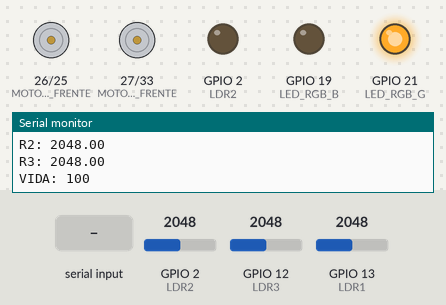
Recording of a sketch running on a simulated ESP32. Shown: motor-driver pin pairs drawn as motors (green arrow = first pin HIGH = forward, orange = second pin HIGH = backward, longer = more drive), output pins drawn as LEDs (lit = HIGH), the last lines printed to the serial monitor. Inputs (shaded band) come from the test bench; at power-on: GPIO 2 (LDR2) = 2048, GPIO 12 (LDR3) = 2048, GPIO 13 (LDR1) = 2048. Nothing arrives over Bluetooth unless stated.

Above: at 1.8 s.
1.9 s: "D" received over the second serial link
At 2.8 s:
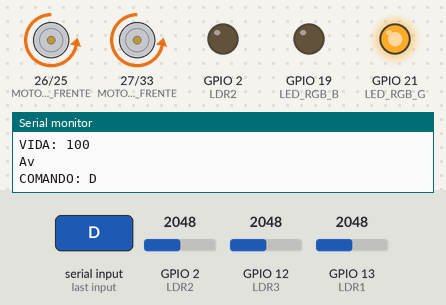
3.5 s: "U" received over the second serial link
At 4.4 s:
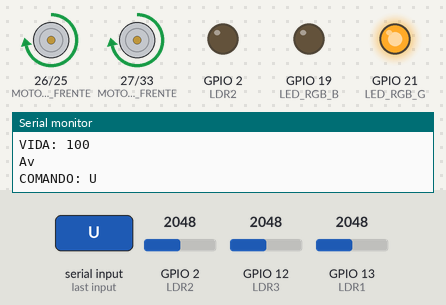
5.5 s: "L" received over the second serial link
At 6.6 s:
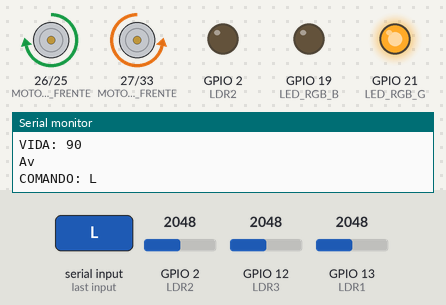
7.5 s: "R" received over the second serial link
At 10.5 s:
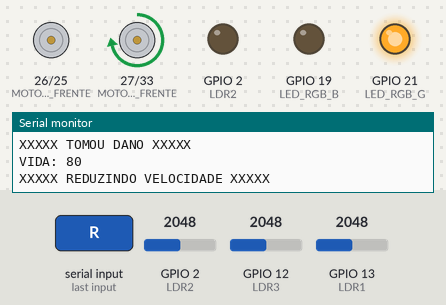
11.6 s: "X" received over the second serial link
At 15.5 s:
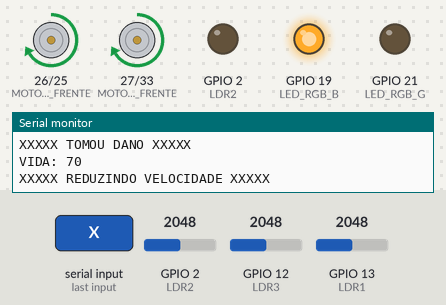
15.7 s: "D" received over the second serial link
Timing chart, 0 to 52.0 s (numbered marks = the images above; inputs shaded):
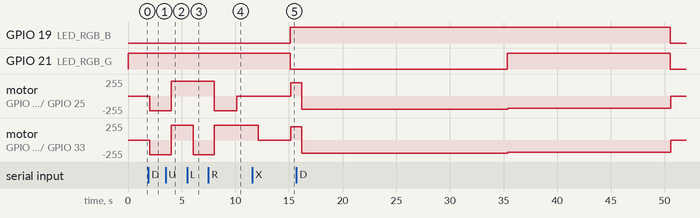

The sketch:

burucutu.ino
```cpp
#include "BluetoothSerial.h"
BluetoothSerial BT;

// Configs do carro
#define HP_MAXIMO 100 // Vida
#define DAMAGE 10 // Dano por tiro
#define VELOCIDADE_INICIAL 220
#define VELOCIDADE_MENOR_80pct 200
#define VELOCIDADE_MENOR_40pct 180
#define TENSAO_DANO_LDR 2000 //tensao dano LDR
#define TEMPO_TIRO 3000
#define TEMPO_DANO 5000


// Definindo os pinos
#define MOTOR_ESQ_FRENTE 27
#define MOTOR_ESQ_TRAS 33
#define MOTOR_DIR_FRENTE 26
#define MOTOR_DIR_TRAS 25

#define LASER1 00
#define LASER2 00
#define LED_LASER1 00
#define LED_LASER2 00

// #define LED_RGB_R 18
#define LED_RGB_G 21
#define LED_RGB_B 19

#define LDR1  13
#define LDR2  2
#define LDR3  12


// Variaveis de controle
int vida = HP_MAXIMO;
int velocidade = 220;  //Controle da velocidade do motor

unsigned long hora_dano = millis();
unsigned long hora_tiro_laser1 = millis()-TEMPO_TIRO;
unsigned long hora_tiro_laser2= millis()-TEMPO_TIRO;

bool ultima_direcao = true;

void ativaLedBT() {
  if(BT.connected()) digitalWrite(LED_BUILTIN, LOW);
  else digitalWrite(LED_BUILTIN, HIGH);
}

// Função para verificar a vida
void verificaVida() {
    /*
    Serial.print("Resistencia: ");
    Serial.println(R);
    Serial.print ("HP: ");
    Serial.println(HP);
    */
    float resistencia_ldr1 = analogRead(LDR1);
    float resistencia_ldr2 = analogRead(LDR2);
    float resistencia_ldr3 = analogRead(LDR3);

    Serial.print("R1: ");
    Serial.println(resistencia_ldr1);
    Serial.print("R2: ");
    Serial.println(resistencia_ldr2);
    Serial.print("R3: ");
    Serial.println(resistencia_ldr3);

    bool tomou_dano = false;
    if (   ((resistencia_ldr1 > TENSAO_DANO_LDR) || (resistencia_ldr2 > TENSAO_DANO_LDR) || (resistencia_ldr3 > TENSAO_DANO_LDR) )
        && (millis() - hora_dano >= TEMPO_DANO)){
        Serial.println(hora_dano);
        Serial.println("XXXXX TOMOU DANO XXXXX");
        vida = vida - DAMAGE;
        hora_dano = millis();
        tomou_dano= true;
    }

    if (vida >= 80) {
        velocidade = VELOCIDADE_INICIAL;
        // digitalWrite(LED_RGB_R, LOW);//Coloca vermelho em nível baixo
        digitalWrite(LED_RGB_G, HIGH);//Coloca verde em nível alto
        digitalWrite(LED_RGB_B, LOW);//Coloca azul em nível baixo
    } else if (vida >= 40 && vida < 80) {
        velocidade = VELOCIDADE_MENOR_80pct;
        // digitalWrite(LED_RGB_R, HIGH);//Coloca vermelho em nível alto
        digitalWrite(LED_RGB_G, LOW);//Coloca verde em nível alto
        digitalWrite(LED_RGB_B, HIGH);//Coloca azul em nível baixo
    } else if (vida > 0 && vida < 40){
        velocidade = VELOCIDADE_MENOR_40pct;
        // digitalWrite(LED_RGB_R, HIGH);//Coloca vermelho em nível alto
        digitalWrite(LED_RGB_G, HIGH);//Coloca verde em nível baixo
        digitalWrite(LED_RGB_B, HIGH);//Coloca azul em nível baixo
    } else {
        velocidade = 0;
        // digitalWrite(LED_RGB_R, LOW);//Coloca vermelho em nível baixo
        digitalWrite(LED_RGB_G, LOW);//Coloca verde em nível baixo
        digitalWrite(LED_RGB_B, LOW);//Coloca azul em nível baixo
        vida = 100;
    }
    Serial.print("VIDA: ");
    Serial.println(vida);

    if(tomou_dano) {
      Serial.println("XXXXX REDUZINDO VELOCIDADE XXXXX");
      if(ultima_direcao){  // Se true era para frente
        analogWrite(MOTOR_ESQ_FRENTE, velocidade);
        analogWrite(MOTOR_DIR_FRENTE, velocidade);
      } else {
        analogWrite(MOTOR_ESQ_TRAS, velocidade);
        analogWrite(MOTOR_DIR_TRAS, velocidade);
      }
      if(velocidade == 0) delay(10000);
    }


}

// Função para verificar a municao
void verificaMunicao() {
    if (millis() - hora_tiro_laser1 >= TEMPO_TIRO) digitalWrite(LED_LASER1, HIGH);
    if (millis() - hora_tiro_laser2 >= TEMPO_TIRO) digitalWrite(LED_LASER2, HIGH);
}

// Função para atirar
void atira(int arma) {
    if(arma == 1) {
        // Verifica se pode atirar
        if (millis() - hora_tiro_laser1 >= TEMPO_TIRO) {
            Serial.print(millis());
            Serial.println("   TIRO TIRO TIRO");
            digitalWrite (LASER1, HIGH);
            delay(1000);
            digitalWrite(LASER1, LOW);
            digitalWrite(LED_LASER1, LOW);
            hora_tiro_laser1 = millis();
        }
    } else if(arma == 2) {
        // Verifica se pode atirar
        if (millis() - hora_tiro_laser2 >= TEMPO_TIRO) {
            Serial.print(millis());
            Serial.println("   TIRO TIRO TIRO");
            digitalWrite (LASER2, HIGH);
            delay(1000);
            digitalWrite(LASER2, LOW);
            digitalWrite(LED_LASER2, LOW);
            hora_tiro_laser2 = millis();
        }
    }
}

// Função para escutar manete
void escutaManete() {
  char comando = 'c';

  if(BT.available()) {
    comando = BT.read();
    Serial.println("Av");
  }
  if(comando != 'c'){
    Serial.print("COMANDO: ");
    Serial.println(comando);
  }
  switch(comando) {
      case 'U': {
        // Frente
        analogWrite(MOTOR_ESQ_FRENTE, velocidade);
        analogWrite(MOTOR_ESQ_TRAS, 0);

        analogWrite(MOTOR_DIR_FRENTE, velocidade);
        analogWrite(MOTOR_DIR_TRAS, 0);
        ultima_direcao = true;
        break;
      }
      case 'D': {
        // Ré
        analogWrite(MOTOR_ESQ_FRENTE, 0);
        analogWrite(MOTOR_ESQ_TRAS, velocidade);

        analogWrite(MOTOR_DIR_FRENTE, 0);
        analogWrite(MOTOR_DIR_TRAS, velocidade);
        ultima_direcao = false;
        break;
      }
      case 'L': {
        // Esquerda
        if(ultima_direcao){  // Se true era para frente
          analogWrite(MOTOR_ESQ_FRENTE, 0);
          analogWrite(MOTOR_ESQ_TRAS, velocidade);
          analogWrite(MOTOR_DIR_FRENTE, velocidade);
          analogWrite(MOTOR_DIR_TRAS, 0);
        } else {
          analogWrite(MOTOR_ESQ_FRENTE, velocidade);
          analogWrite(MOTOR_ESQ_TRAS, 0);
          analogWrite(MOTOR_DIR_FRENTE, 0);
          analogWrite(MOTOR_DIR_TRAS, velocidade);
        }
        break;
      }
      case 'R': {
        // Direita
        if(ultima_direcao){  // Se true era para frente
          analogWrite(MOTOR_ESQ_FRENTE, velocidade);
          analogWrite(MOTOR_ESQ_TRAS, 0);
          analogWrite(MOTOR_DIR_FRENTE, 0);
          analogWrite(MOTOR_DIR_TRAS, velocidade);
        } else {
          analogWrite(MOTOR_ESQ_FRENTE, 0);
          analogWrite(MOTOR_ESQ_TRAS, velocidade);
          analogWrite(MOTOR_DIR_FRENTE, velocidade);
          analogWrite(MOTOR_DIR_TRAS, 0);
        }
        break;
      }
      case '1': {
        atira(1);
        break;
      }
      case '2': {
        atira(2);
        break;
      }
      /*
      case 'A': {
        // Aumenta PWM motor
        if(velocidade < 255) velocidade += 10;
        if(ultima_direcao){  // Se true era para frente
          analogWrite(MOTOR_ESQ_FRENTE, velocidade);
          analogWrite(MOTOR_DIR_FRENTE, velocidade);
        } else {
          analogWrite(MOTOR_ESQ_TRAS, velocidade);
          analogWrite(MOTOR_DIR_TRAS, velocidade);
        }
        break;
      }
      case 'B': {
        // Reduz PWM motor
        if(velocidade > 175) velocidade -= 10;
        if(ultima_direcao){  // Se true era para frente
          analogWrite(MOTOR_ESQ_FRENTE, velocidade);
          analogWrite(MOTOR_DIR_FRENTE, velocidade);
        } else {
          analogWrite(MOTOR_ESQ_TRAS, velocidade);
          analogWrite(MOTOR_DIR_TRAS, velocidade);
        }
        break;
      }
      */
      case 'X': {
        // Para
        analogWrite(MOTOR_ESQ_FRENTE, 0);
        analogWrite(MOTOR_ESQ_TRAS, 0);

        analogWrite(MOTOR_DIR_FRENTE, 0);
        analogWrite(MOTOR_DIR_TRAS, 0);
        break;
      }
      default:
        break;
    }
}

void setup() {

  // Inicializa os pinos do motor
  pinMode(MOTOR_DIR_FRENTE, OUTPUT);
  pinMode(MOTOR_DIR_TRAS, OUTPUT);
  pinMode(MOTOR_ESQ_FRENTE, OUTPUT);
  pinMode(MOTOR_ESQ_TRAS, OUTPUT);

  pinMode(LED_RGB_B, OUTPUT);       //Define a variável azul como saída
  pinMode(LED_RGB_G, OUTPUT);      //Define a variável verde como saída
  // pinMode(LED_RGB_R, OUTPUT);   //Define a variável vermelho como saída

  pinMode(LDR1, INPUT);
  pinMode(LDR2, INPUT);
  pinMode(LDR3, INPUT);
/*
  pinMode(LED_LASER1, OUTPUT);
  pinMode(LED_LASER2, OUTPUT);

  pinMode(LASER1, OUTPUT);
  pinMode(LASER2, OUTPUT);
*/

  pinMode(LED_BUILTIN, OUTPUT);

  Serial.begin(9600);
  BT.begin("Brucutu");
}

void loop() {
  ativaLedBT();

  //Chamando as funções para verificar vida e escutar manete
  verificaVida();
  verificaMunicao();
  escutaManete();
  delay(1000);
}
```

Measured:
- after the input at 1.9 s, motor on GPIO 26 (MOTOR_DIR_FRENTE) / GPIO 25 (MOTOR_DIR_TRAS), motor on GPIO 27 (MOTOR_ESQ_FRENTE) / GPIO 33 (MOTOR_ESQ_TRAS): stopped → backward 220/255 after 0.10 s
- after the input at 3.5 s, motor on GPIO 26 (MOTOR_DIR_FRENTE) / GPIO 25 (MOTOR_DIR_TRAS), motor on GPIO 27 (MOTOR_ESQ_FRENTE) / GPIO 33 (MOTOR_ESQ_TRAS): backward 220/255 → forward 220/255 after 0.51 s
- after the input at 5.5 s, motor on GPIO 27 (MOTOR_ESQ_FRENTE) / GPIO 33 (MOTOR_ESQ_TRAS): forward 220/255 → backward 220/255 after 0.56 s
- after the input at 7.5 s, motor on GPIO 26 (MOTOR_DIR_FRENTE) / GPIO 25 (MOTOR_DIR_TRAS): forward 220/255 → backward 220/255 after 0.56 s, → stopped 2.1 s later; motor on GPIO 27 (MOTOR_ESQ_FRENTE) / GPIO 33 (MOTOR_ESQ_TRAS): backward 220/255 → forward 220/255 after 0.56 s
- after the input at 11.6 s, motor on GPIO 26 (MOTOR_DIR_FRENTE) / GPIO 25 (MOTOR_DIR_TRAS): stopped → forward 200/255 after 3.6 s; motor on GPIO 27 (MOTOR_ESQ_FRENTE) / GPIO 33 (MOTOR_ESQ_TRAS): forward 220/255 → stopped after 0.52 s, → forward 200/255 3.1 s later
